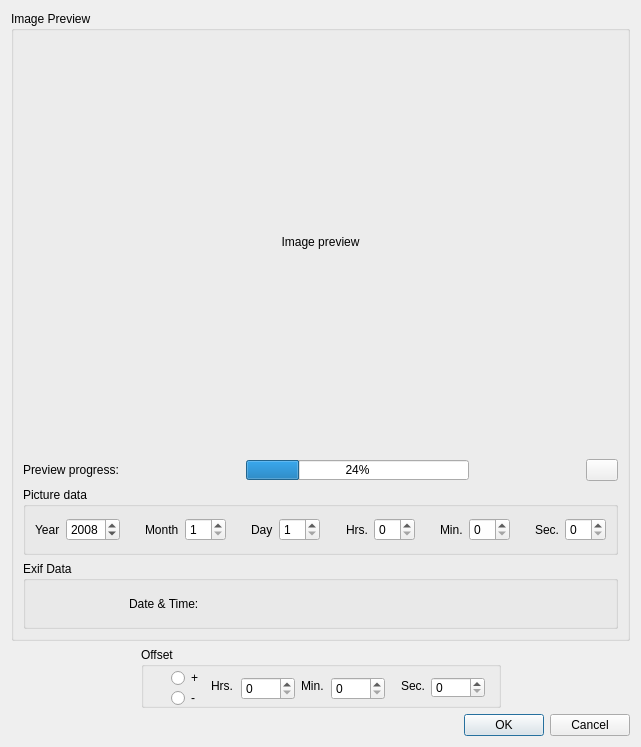
<ui version="4.0" >
 <class>EgtSynchronizeDialog</class>
 <widget class="QDialog" name="EgtSynchronizeDialog" >
  <property name="geometry" >
   <rect>
    <x>0</x>
    <y>0</y>
    <width>641</width>
    <height>747</height>
   </rect>
  </property>
  <property name="sizePolicy" >
   <sizepolicy vsizetype="MinimumExpanding" hsizetype="MinimumExpanding" >
    <horstretch>0</horstretch>
    <verstretch>0</verstretch>
   </sizepolicy>
  </property>
  <property name="minimumSize" >
   <size>
    <width>0</width>
    <height>0</height>
   </size>
  </property>
  <property name="windowTitle" >
   <string>Synchronize</string>
  </property>
  <layout class="QGridLayout" name="gridLayout" >
   <item row="1" column="0" >
    <spacer name="horizontalSpacer" >
     <property name="orientation" >
      <enum>Qt::Horizontal</enum>
     </property>
     <property name="sizeType" >
      <enum>QSizePolicy::Expanding</enum>
     </property>
     <property name="sizeHint" stdset="0" >
      <size>
       <width>41</width>
       <height>20</height>
      </size>
     </property>
    </spacer>
   </item>
   <item row="1" column="2" >
    <spacer name="horizontalSpacer_2" >
     <property name="orientation" >
      <enum>Qt::Horizontal</enum>
     </property>
     <property name="sizeHint" stdset="0" >
      <size>
       <width>40</width>
       <height>20</height>
      </size>
     </property>
    </spacer>
   </item>
   <item row="1" column="1" >
    <widget class="QGroupBox" name="groupBoxOffset" >
     <property name="minimumSize" >
      <size>
       <width>360</width>
       <height>61</height>
      </size>
     </property>
     <property name="maximumSize" >
      <size>
       <width>380</width>
       <height>61</height>
      </size>
     </property>
     <property name="title" >
      <string>Offset</string>
     </property>
     <widget class="QSpinBox" name="sbHours" >
      <property name="geometry" >
       <rect>
        <x>100</x>
        <y>30</y>
        <width>54</width>
        <height>23</height>
       </rect>
      </property>
      <property name="maximum" >
       <number>23</number>
      </property>
     </widget>
     <widget class="QSpinBox" name="sbMinutes" >
      <property name="geometry" >
       <rect>
        <x>190</x>
        <y>30</y>
        <width>54</width>
        <height>23</height>
       </rect>
      </property>
      <property name="maximum" >
       <number>59</number>
      </property>
     </widget>
     <widget class="QSpinBox" name="sbSeconds" >
      <property name="geometry" >
       <rect>
        <x>290</x>
        <y>30</y>
        <width>54</width>
        <height>21</height>
       </rect>
      </property>
      <property name="maximum" >
       <number>59</number>
      </property>
     </widget>
     <widget class="QLabel" name="label" >
      <property name="geometry" >
       <rect>
        <x>260</x>
        <y>30</y>
        <width>26</width>
        <height>17</height>
       </rect>
      </property>
      <property name="text" >
       <string>Sec.</string>
      </property>
     </widget>
     <widget class="QLabel" name="label_2" >
      <property name="geometry" >
       <rect>
        <x>160</x>
        <y>30</y>
        <width>26</width>
        <height>17</height>
       </rect>
      </property>
      <property name="text" >
       <string>Min.</string>
      </property>
     </widget>
     <widget class="QLabel" name="label_3" >
      <property name="geometry" >
       <rect>
        <x>70</x>
        <y>30</y>
        <width>26</width>
        <height>17</height>
       </rect>
      </property>
      <property name="text" >
       <string>Hrs.</string>
      </property>
     </widget>
     <widget class="QRadioButton" name="rbtnPositive" >
      <property name="geometry" >
       <rect>
        <x>30</x>
        <y>20</y>
        <width>33</width>
        <height>22</height>
       </rect>
      </property>
      <property name="text" >
       <string>+</string>
      </property>
     </widget>
     <widget class="QRadioButton" name="rbtnNegative" >
      <property name="geometry" >
       <rect>
        <x>30</x>
        <y>40</y>
        <width>27</width>
        <height>22</height>
       </rect>
      </property>
      <property name="text" >
       <string>-</string>
      </property>
     </widget>
    </widget>
   </item>
   <item row="2" column="0" colspan="3" >
    <widget class="QDialogButtonBox" name="buttonBox" >
     <property name="orientation" >
      <enum>Qt::Horizontal</enum>
     </property>
     <property name="standardButtons" >
      <set>QDialogButtonBox::Cancel|QDialogButtonBox::Ok</set>
     </property>
    </widget>
   </item>
   <item row="0" column="0" colspan="3" >
    <widget class="QGroupBox" name="groupBoxPreview" >
     <property name="minimumSize" >
      <size>
       <width>0</width>
       <height>627</height>
      </size>
     </property>
     <property name="title" >
      <string>Image Preview</string>
     </property>
     <layout class="QGridLayout" name="gridLayout_2" >
      <item row="1" column="0" >
       <spacer name="verticalSpacer_4" >
        <property name="orientation" >
         <enum>Qt::Vertical</enum>
        </property>
        <property name="sizeType" >
         <enum>QSizePolicy::Fixed</enum>
        </property>
        <property name="sizeHint" stdset="0" >
         <size>
          <width>28</width>
          <height>10</height>
         </size>
        </property>
       </spacer>
      </item>
      <item row="1" column="1" colspan="3" >
       <spacer name="verticalSpacer_3" >
        <property name="orientation" >
         <enum>Qt::Vertical</enum>
        </property>
        <property name="sizeType" >
         <enum>QSizePolicy::Fixed</enum>
        </property>
        <property name="sizeHint" stdset="0" >
         <size>
          <width>28</width>
          <height>10</height>
         </size>
        </property>
       </spacer>
      </item>
      <item row="1" column="5" >
       <spacer name="verticalSpacer_5" >
        <property name="orientation" >
         <enum>Qt::Vertical</enum>
        </property>
        <property name="sizeType" >
         <enum>QSizePolicy::Fixed</enum>
        </property>
        <property name="sizeHint" stdset="0" >
         <size>
          <width>28</width>
          <height>10</height>
         </size>
        </property>
       </spacer>
      </item>
      <item row="2" column="2" >
       <spacer name="horizontalSpacer_8" >
        <property name="orientation" >
         <enum>Qt::Horizontal</enum>
        </property>
        <property name="sizeHint" stdset="0" >
         <size>
          <width>33</width>
          <height>18</height>
         </size>
        </property>
       </spacer>
      </item>
      <item row="2" column="4" >
       <spacer name="horizontalSpacer_7" >
        <property name="orientation" >
         <enum>Qt::Horizontal</enum>
        </property>
        <property name="sizeHint" stdset="0" >
         <size>
          <width>40</width>
          <height>20</height>
         </size>
        </property>
       </spacer>
      </item>
      <item row="0" column="0" colspan="6" >
       <widget class="QLabel" name="labelPreview" >
        <property name="minimumSize" >
         <size>
          <width>0</width>
          <height>0</height>
         </size>
        </property>
        <property name="maximumSize" >
         <size>
          <width>16777215</width>
          <height>16777215</height>
         </size>
        </property>
        <property name="text" >
         <string>Image preview</string>
        </property>
        <property name="alignment" >
         <set>Qt::AlignCenter</set>
        </property>
       </widget>
      </item>
      <item row="2" column="0" colspan="2" >
       <widget class="QLabel" name="label_4" >
        <property name="minimumSize" >
         <size>
          <width>106</width>
          <height>20</height>
         </size>
        </property>
        <property name="text" >
         <string>Preview progress:</string>
        </property>
       </widget>
      </item>
      <item row="2" column="3" >
       <widget class="QProgressBar" name="pbarProgressBar" >
        <property name="minimumSize" >
         <size>
          <width>223</width>
          <height>20</height>
         </size>
        </property>
        <property name="maximumSize" >
         <size>
          <width>16777215</width>
          <height>20</height>
         </size>
        </property>
        <property name="value" >
         <number>24</number>
        </property>
       </widget>
      </item>
      <item row="2" column="5" >
       <widget class="QPushButton" name="pbtnOpenPic" >
        <property name="maximumSize" >
         <size>
          <width>32</width>
          <height>32</height>
         </size>
        </property>
        <property name="text" >
         <string/>
        </property>
       </widget>
      </item>
      <item row="4" column="0" colspan="6" >
       <widget class="QGroupBox" name="groupBox_2" >
        <property name="maximumSize" >
         <size>
          <width>16777215</width>
          <height>68</height>
         </size>
        </property>
        <property name="title" >
         <string>Exif Data</string>
        </property>
        <layout class="QHBoxLayout" name="horizontalLayout" >
         <item>
          <widget class="QLabel" name="labelInfoTimeStamp" >
           <property name="maximumSize" >
            <size>
             <width>81</width>
             <height>191</height>
            </size>
           </property>
           <property name="text" >
            <string>Date &amp; Time:</string>
           </property>
          </widget>
         </item>
         <item>
          <widget class="QLabel" name="labelTimeStamp" >
           <property name="minimumSize" >
            <size>
             <width>200</width>
             <height>17</height>
            </size>
           </property>
           <property name="maximumSize" >
            <size>
             <width>200</width>
             <height>17</height>
            </size>
           </property>
           <property name="text" >
            <string/>
           </property>
          </widget>
         </item>
        </layout>
       </widget>
      </item>
      <item row="3" column="0" colspan="6" >
       <widget class="QGroupBox" name="groupBox_3" >
        <property name="minimumSize" >
         <size>
          <width>0</width>
          <height>0</height>
         </size>
        </property>
        <property name="maximumSize" >
         <size>
          <width>16777215</width>
          <height>68</height>
         </size>
        </property>
        <property name="title" >
         <string>Picture data</string>
        </property>
        <layout class="QHBoxLayout" name="horizontalLayout_2" >
         <item>
          <widget class="QLabel" name="label_10" >
           <property name="text" >
            <string>Year</string>
           </property>
          </widget>
         </item>
         <item>
          <widget class="QSpinBox" name="sbYear" >
           <property name="minimumSize" >
            <size>
             <width>50</width>
             <height>0</height>
            </size>
           </property>
           <property name="maximumSize" >
            <size>
             <width>80</width>
             <height>16777215</height>
            </size>
           </property>
           <property name="minimum" >
            <number>1825</number>
           </property>
           <property name="maximum" >
            <number>3000</number>
           </property>
           <property name="value" >
            <number>2008</number>
           </property>
          </widget>
         </item>
         <item>
          <spacer name="horizontalSpacer_3" >
           <property name="orientation" >
            <enum>Qt::Horizontal</enum>
           </property>
           <property name="sizeHint" stdset="0" >
            <size>
             <width>5</width>
             <height>20</height>
            </size>
           </property>
          </spacer>
         </item>
         <item>
          <widget class="QLabel" name="label_9" >
           <property name="text" >
            <string>Month</string>
           </property>
          </widget>
         </item>
         <item>
          <widget class="QSpinBox" name="sbMonth" >
           <property name="minimumSize" >
            <size>
             <width>40</width>
             <height>0</height>
            </size>
           </property>
           <property name="maximumSize" >
            <size>
             <width>45</width>
             <height>16777215</height>
            </size>
           </property>
           <property name="minimum" >
            <number>1</number>
           </property>
           <property name="maximum" >
            <number>12</number>
           </property>
          </widget>
         </item>
         <item>
          <spacer name="horizontalSpacer_4" >
           <property name="orientation" >
            <enum>Qt::Horizontal</enum>
           </property>
           <property name="sizeHint" stdset="0" >
            <size>
             <width>5</width>
             <height>20</height>
            </size>
           </property>
          </spacer>
         </item>
         <item>
          <widget class="QLabel" name="label_5" >
           <property name="text" >
            <string>Day</string>
           </property>
          </widget>
         </item>
         <item>
          <widget class="QSpinBox" name="sbDay" >
           <property name="minimumSize" >
            <size>
             <width>40</width>
             <height>0</height>
            </size>
           </property>
           <property name="maximumSize" >
            <size>
             <width>45</width>
             <height>16777215</height>
            </size>
           </property>
           <property name="minimum" >
            <number>1</number>
           </property>
           <property name="maximum" >
            <number>31</number>
           </property>
          </widget>
         </item>
         <item>
          <spacer name="horizontalSpacer_5" >
           <property name="orientation" >
            <enum>Qt::Horizontal</enum>
           </property>
           <property name="sizeHint" stdset="0" >
            <size>
             <width>5</width>
             <height>20</height>
            </size>
           </property>
          </spacer>
         </item>
         <item>
          <widget class="QLabel" name="label_8" >
           <property name="text" >
            <string>Hrs.</string>
           </property>
          </widget>
         </item>
         <item>
          <widget class="QSpinBox" name="sbUserHours" >
           <property name="minimumSize" >
            <size>
             <width>40</width>
             <height>0</height>
            </size>
           </property>
           <property name="maximumSize" >
            <size>
             <width>45</width>
             <height>16777215</height>
            </size>
           </property>
           <property name="maximum" >
            <number>23</number>
           </property>
          </widget>
         </item>
         <item>
          <spacer name="horizontalSpacer_6" >
           <property name="orientation" >
            <enum>Qt::Horizontal</enum>
           </property>
           <property name="sizeHint" stdset="0" >
            <size>
             <width>5</width>
             <height>20</height>
            </size>
           </property>
          </spacer>
         </item>
         <item>
          <widget class="QLabel" name="label_7" >
           <property name="text" >
            <string>Min.</string>
           </property>
          </widget>
         </item>
         <item>
          <widget class="QSpinBox" name="sbUserMinutes" >
           <property name="minimumSize" >
            <size>
             <width>40</width>
             <height>0</height>
            </size>
           </property>
           <property name="maximumSize" >
            <size>
             <width>45</width>
             <height>16777215</height>
            </size>
           </property>
           <property name="maximum" >
            <number>59</number>
           </property>
          </widget>
         </item>
         <item>
          <spacer name="horizontalSpacer_9" >
           <property name="orientation" >
            <enum>Qt::Horizontal</enum>
           </property>
           <property name="sizeHint" stdset="0" >
            <size>
             <width>5</width>
             <height>20</height>
            </size>
           </property>
          </spacer>
         </item>
         <item>
          <widget class="QLabel" name="label_6" >
           <property name="text" >
            <string>Sec.</string>
           </property>
          </widget>
         </item>
         <item>
          <widget class="QSpinBox" name="sbUserSeconds" >
           <property name="minimumSize" >
            <size>
             <width>40</width>
             <height>0</height>
            </size>
           </property>
           <property name="maximumSize" >
            <size>
             <width>45</width>
             <height>16777215</height>
            </size>
           </property>
           <property name="maximum" >
            <number>59</number>
           </property>
          </widget>
         </item>
        </layout>
       </widget>
      </item>
     </layout>
    </widget>
   </item>
  </layout>
 </widget>
 <resources/>
 <connections>
  <connection>
   <sender>buttonBox</sender>
   <signal>accepted()</signal>
   <receiver>EgtSynchronizeDialog</receiver>
   <slot>accept()</slot>
   <hints>
    <hint type="sourcelabel" >
     <x>248</x>
     <y>254</y>
    </hint>
    <hint type="destinationlabel" >
     <x>157</x>
     <y>274</y>
    </hint>
   </hints>
  </connection>
  <connection>
   <sender>buttonBox</sender>
   <signal>rejected()</signal>
   <receiver>EgtSynchronizeDialog</receiver>
   <slot>reject()</slot>
   <hints>
    <hint type="sourcelabel" >
     <x>316</x>
     <y>260</y>
    </hint>
    <hint type="destinationlabel" >
     <x>286</x>
     <y>274</y>
    </hint>
   </hints>
  </connection>
 </connections>
</ui>
